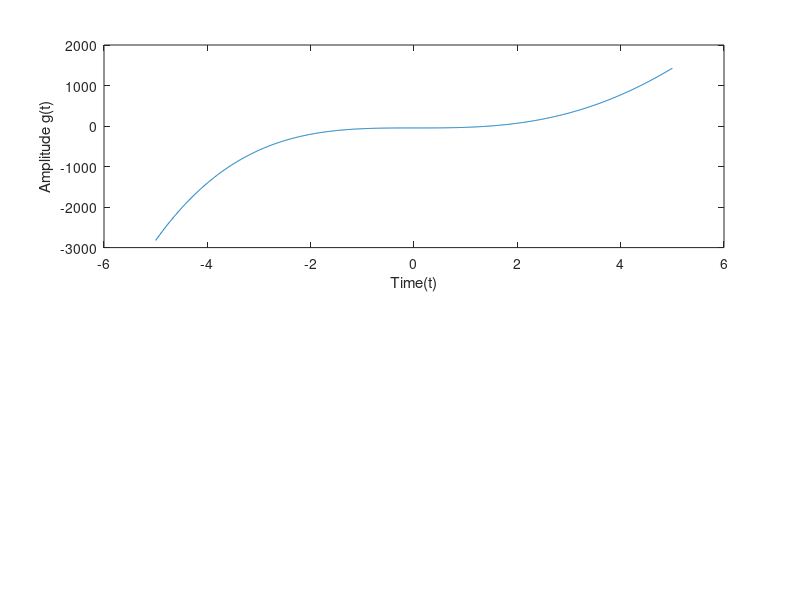

Source code (MATLAB): (Note: this script raises an error after producing the figure.)
#9B. Write MATLAB code to generate and plot the following function in the time
#interval -L ! t ! L seconds, where L = 5.
L = 5;
t = -L : 0.01 : L;
g = @(t) -t.^4 + 17 * t.^3 - t.^2 - 47;
g_t =  g(t);

subplot(2, 1, 1);
plot(t, g_t);
xlabel('Time(t)');
ylabel('Amplitude g(t)');

#Now approximating the above function using fourier series.
#S(t) = A0/2 + Integration(1, infinite)[Am * cos(m * pi * t/L) + Bk * sin(m * pi * t/L)]
m = [1, 5, 10, 20];
A0 = 1./L * trapz(t, g_t);
A = zeros(1, m);
B = zeros(1, m);
S = A0/2;

for i = 1 : m
  A(i) = 1 / L * trapz(t, g_t.*cos((1 * pi / L).*t));
  B(i) = 1 / L * trapz(t, g_t .*sin( (i * pi / L).*t));
  S += (A(i).*cos((i*pi/L).*t) + B(i).*sin((i*pi/L).*t));
  
endfor
subplot(2, 1, 2);
plot(t, S);
title('Approximate output using Fourier Sine Series');
xlabel('Time(t)');
ylabel('Amplitude g(t)');


